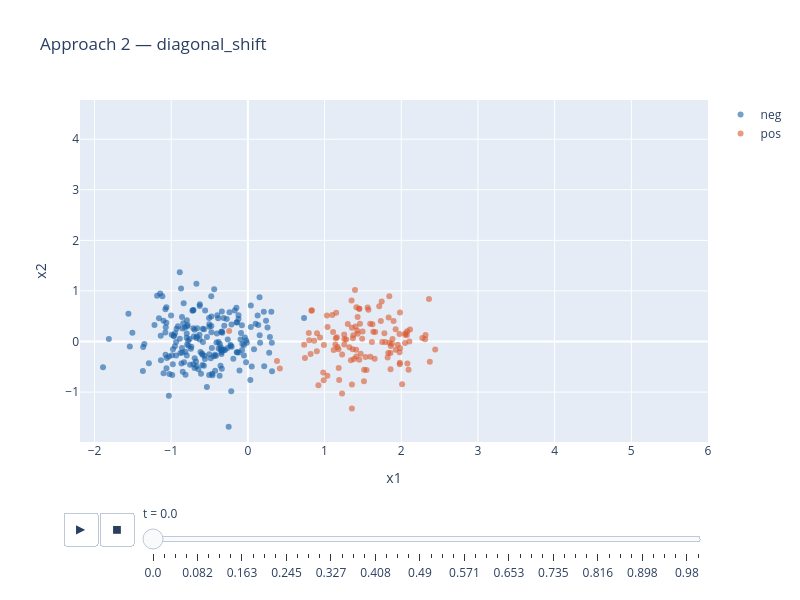

The cell this chart's notebook holds for it:
### Markdown cell above
## Approach 2 — diagonal_shift

Same setup as approach 1, but both blobs translate along `(+x1, +x2)` simultaneously (`SHIFT_RATE = 3.0` on both axes). The trained classifier's boundary drifts off in two dimensions at once.

### Code cell
plot_dataset(
    "data/diagonal_shift_labelshift_experiment/c5_s320.csv",
    "Approach 2 — diagonal_shift",
).show()

### Figure 1 — Plotly figure (JSON) as saved in the notebook; plotly's stock layout.template omitted (floating-point values rounded to 4 significant figures; data arrays with more than 128 entries replaced by an {"elided": "..."} marker saying what was removed)
{"data": [{"hovertemplate": "blob=neg<br>t_frame=0.0<br>x1=%{x}<br>x2=%{y}<extra></extra>", "legendgroup": "neg", "marker": {"color": "#185FA5", "opacity": 0.6, "size": 6, "symbol": "circle"}, "mode": "markers", "name": "neg", "orientation": "v", "showlegend": true, "type": "scatter", "x": {"elided": "201 float values"}, "xaxis": "x", "y": {"elided": "201 float values"}, "yaxis": "y"}, {"hovertemplate": "blob=pos<br>t_frame=0.0<br>x1=%{x}<br>x2=%{y}<extra></extra>", "legendgroup": "pos", "marker": {"color": "#D85A30", "opacity": 0.6, "size": 6, "symbol": "circle"}, "mode": "markers", "name": "pos", "orientation": "v", "showlegend": true, "type": "scatter", "x": [1.356, 1.16, 1.303, 1.954, 0.8338, 1.984, 2.443, 0.9915, 1.982, 2.373, 1.927, 1.431, 0.8293, 1.472, 1.835, 1.844, 1.983, 1.259, 1.752, 1.635, 1.878, 1.344, 1.101, 1.462, 0.9198, 1.031, 1.978, 1.141, 1.367, 0.3793, 1.415, 1.572, 1.324, -0.2439, 1.745, 1.282, 1.184, 1.181, 2.106, 1.146, 1.597, 2.011, 1.404, 0.9014, 2.078, 0.7441, 2.051, 1.496, 1.822, 1.37, 1.257, 2.08, 2.362, 0.7337, 1.653, 1.169, 1.831, 2.317, 1.454, 1.78, 1.352, 1.863, 0.7947, 0.9885, 1.375, 2.074, 1.86, 1.49, 1.886, 1.86, 1.66, 0.9411, 1.357, 1.929, 1.119, 1.562, 1.426, 2.114, 1.978, 1.845, 1.98, 1.151, 1.412, 1.535, 2.096, 1.433, 1.453, 1.112, 1.039, 0.8184, 1.516, 1.792, 1.037, 0.7998, 0.9826, 1.397, 1.624, 1.595, 0.8994, 1.617, 1.414, 1.384, 0.4169, 1.713, 2.311, 1.9, 1.19, 1.514, 1.357, 0.8649, 2.055, 1.734, 2.275, 2.05, 1.256, 1.229, 1.228, 1.547, 1.452], "xaxis": "x", "y": [-1.327, 0.08216, 0.3443, -0.06609, 0.619, -0.1338, -0.156, -0.06971, -0.4192, -0.4009, 0.2435, 0.4832, 0.6071, -0.2426, 0.474, 0.8942, 0.574, 0.04764, -0.007935, 0.1906, -0.04544, -0.3704, 0.5243, 0.3519, -0.8668, 0.5128, 0.1485, -0.0585, -0.1543, -0.3837, 0.6782, 0.6265, -0.113, 0.2072, 0.7888, 0.04211, -0.526, -0.1543, 0.0009891, 0.06345, -0.3024, -0.8445, 0.2974, 0.1616, 0.2029, -0.3257, 0.1334, 0.1973, -0.3168, 0.06391, -0.05968, -0.4328, 0.8405, -0.06307, -0.3403, -0.1062, -0.2287, 0.1297, 0.6481, 0.1652, 0.8112, -0.09097, 0.1668, -0.7674, 0.1259, 0.1263, -0.5482, 0.05555, 0.0519, -0.2255, 0.1855, 0.0785, -0.8515, -0.1618, -0.1687, 0.6744, 0.2113, 0.2386, -0.2131, -0.02593, -0.4488, 0.5674, -0.1605, -0.3084, -0.5586, 0.1552, -0.3588, 0.1902, 0.289, -0.2482, -0.56, -0.008291, -0.6793, 0.02282, -0.6104, 1.019, 0.3412, 0.3502, -0.1925, -0.008013, -0.2978, -0.3462, -0.5342, 0.6963, 0.04327, 0.4061, -0.7593, -0.7881, 0.272, 0.01444, 0.1617, 0.4055, 0.06772, -0.0287, 0.1408, -0.2563, -1.027, -0.5652, 0.6484], "yaxis": "y"}], "layout": {"height": 600, "legend": {"title": {"text": ""}, "tracegroupgap": 0}, "sliders": [{"active": 0, "currentvalue": {"prefix": "t = "}, "len": 0.9, "pad": {"b": 10, "t": 60}, "steps": [{"args": [["0.0"], {"frame": {"duration": 0, "redraw": false}, "fromcurrent": true, "mode": "immediate", "transition": {"duration": 0, "easing": "linear"}}], "label": "0.0", "method": "animate"}, {"args": [["0.02"], {"frame": {"duration": 0, "redraw": false}, "fromcurrent": true, "mode": "immediate", "transition": {"duration": 0, "easing": "linear"}}], "label": "0.02", "method": "animate"}, {"args": [["0.041"], {"frame": {"duration": 0, "redraw": false}, "fromcurrent": true, "mode": "immediate", "transition": {"duration": 0, "easing": "linear"}}], "label": "0.041", "method": "animate"}, {"args": [["0.061"], {"frame": {"duration": 0, "redraw": false}, "fromcurrent": true, "mode": "immediate", "transition": {"duration": 0, "easing": "linear"}}], "label": "0.061", "method": "animate"}, {"args": [["0.082"], {"frame": {"duration": 0, "redraw": false}, "fromcurrent": true, "mode": "immediate", "transition": {"duration": 0, "easing": "linear"}}], "label": "0.082", "method": "animate"}, {"args": [["0.102"], {"frame": {"duration": 0, "redraw": false}, "fromcurrent": true, "mode": "immediate", "transition": {"duration": 0, "easing": "linear"}}], "label": "0.102", "method": "animate"}, {"args": [["0.122"], {"frame": {"duration": 0, "redraw": false}, "fromcurrent": true, "mode": "immediate", "transition": {"duration": 0, "easing": "linear"}}], "label": "0.122", "method": "animate"}, {"args": [["0.143"], {"frame": {"duration": 0, "redraw": false}, "fromcurrent": true, "mode": "immediate", "transition": {"duration": 0, "easing": "linear"}}], "label": "0.143", "method": "animate"}, {"args": [["0.163"], {"frame": {"duration": 0, "redraw": false}, "fromcurrent": true, "mode": "immediate", "transition": {"duration": 0, "easing": "linear"}}], "label": "0.163", "method": "animate"}, {"args": [["0.184"], {"frame": {"duration": 0, "redraw": false}, "fromcurrent": true, "mode": "immediate", "transition": {"duration": 0, "easing": "linear"}}], "label": "0.184", "method": "animate"}, {"args": [["0.204"], {"frame": {"duration": 0, "redraw": false}, "fromcurrent": true, "mode": "immediate", "transition": {"duration": 0, "easing": "linear"}}], "label": "0.204", "method": "animate"}, {"args": [["0.224"], {"frame": {"duration": 0, "redraw": false}, "fromcurrent": true, "mode": "immediate", "transition": {"duration": 0, "easing": "linear"}}], "label": "0.224", "method": "animate"}, {"args": [["0.245"], {"frame": {"duration": 0, "redraw": false}, "fromcurrent": true, "mode": "immediate", "transition": {"duration": 0, "easing": "linear"}}], "label": "0.245", "method": "animate"}, {"args": [["0.265"], {"frame": {"duration": 0, "redraw": false}, "fromcurrent": true, "mode": "immediate", "transition": {"duration": 0, "easing": "linear"}}], "label": "0.265", "method": "animate"}, {"args": [["0.286"], {"frame": {"duration": 0, "redraw": false}, "fromcurrent": true, "mode": "immediate", "transition": {"duration": 0, "easing": "linear"}}], "label": "0.286", "method": "animate"}, {"args": [["0.306"], {"frame": {"duration": 0, "redraw": false}, "fromcurrent": true, "mode": "immediate", "transition": {"duration": 0, "easing": "linear"}}], "label": "0.306", "method": "animate"}, {"args": [["0.327"], {"frame": {"duration": 0, "redraw": false}, "fromcurrent": true, "mode": "immediate", "transition": {"duration": 0, "easing": "linear"}}], "label": "0.327", "method": "animate"}, {"args": [["0.347"], {"frame": {"duration": 0, "redraw": false}, "fromcurrent": true, "mode": "immediate", "transition": {"duration": 0, "easing": "linear"}}], "label": "0.347", "method": "animate"}, {"args": [["0.367"], {"frame": {"duration": 0, "redraw": false}, "fromcurrent": true, "mode": "immediate", "transition": {"duration": 0, "easing": "linear"}}], "label": "0.367", "method": "animate"}, {"args": [["0.388"], {"frame": {"duration": 0, "redraw": false}, "fromcurrent": true, "mode": "immediate", "transition": {"duration": 0, "easing": "linear"}}], "label": "0.388", "method": "animate"}, {"args": [["0.408"], {"frame": {"duration": 0, "redraw": false}, "fromcurrent": true, "mode": "immediate", "transition": {"duration": 0, "easing": "linear"}}], "label": "0.408", "method": "animate"}, {"args": [["0.429"], {"frame": {"duration": 0, "redraw": false}, "fromcurrent": true, "mode": "immediate", "transition": {"duration": 0, "easing": "linear"}}], "label": "0.429", "method": "animate"}, {"args": [["0.449"], {"frame": {"duration": 0, "redraw": false}, "fromcurrent": true, "mode": "immediate", "transition": {"duration": 0, "easing": "linear"}}], "label": "0.449", "method": "animate"}, {"args": [["0.469"], {"frame": {"duration": 0, "redraw": false}, "fromcurrent": true, "mode": "immediate", "transition": {"duration": 0, "easing": "linear"}}], "label": "0.469", "method": "animate"}, {"args": [["0.49"], {"frame": {"duration": 0, "redraw": false}, "fromcurrent": true, "mode": "immediate", "transition": {"duration": 0, "easing": "linear"}}], "label": "0.49", "method": "animate"}, {"args": [["0.51"], {"frame": {"duration": 0, "redraw": false}, "fromcurrent": true, "mode": "immediate", "transition": {"duration": 0, "easing": "linear"}}], "label": "0.51", "method": "animate"}, {"args": [["0.531"], {"frame": {"duration": 0, "redraw": false}, "fromcurrent": true, "mode": "immediate", "transition": {"duration": 0, "easing": "linear"}}], "label": "0.531", "method": "animate"}, {"args": [["0.551"], {"frame": {"duration": 0, "redraw": false}, "fromcurrent": true, "mode": "immediate", "transition": {"duration": 0, "easing": "linear"}}], "label": "0.551", "method": "animate"}, {"args": [["0.571"], {"frame": {"duration": 0, "redraw": false}, "fromcurrent": true, "mode": "immediate", "transition": {"duration": 0, "easing": "linear"}}], "label": "0.571", "method": "animate"}, {"args": [["0.592"], {"frame": {"duration": 0, "redraw": false}, "fromcurrent": true, "mode": "immediate", "transition": {"duration": 0, "easing": "linear"}}], "label": "0.592", "method": "animate"}, {"args": [["0.612"], {"frame": {"duration": 0, "redraw": false}, "fromcurrent": true, "mode": "immediate", "transition": {"duration": 0, "easing": "linear"}}], "label": "0.612", "method": "animate"}, {"args": [["0.633"], {"frame": {"duration": 0, "redraw": false}, "fromcurrent": true, "mode": "immediate", "transition": {"duration": 0, "easing": "linear"}}], "label": "0.633", "method": "animate"}, {"args": [["0.653"], {"frame": {"duration": 0, "redraw": false}, "fromcurrent": true, "mode": "immediate", "transition": {"duration": 0, "easing": "linear"}}], "label": "0.653", "method": "animate"}, {"args": [["0.673"], {"frame": {"duration": 0, "redraw": false}, "fromcurrent": true, "mode": "immediate", "transition": {"duration": 0, "easing": "linear"}}], "label": "0.673", "method": "animate"}, {"args": [["0.694"], {"frame": {"duration": 0, "redraw": false}, "fromcurrent": true, "mode": "immediate", "transition": {"duration": 0, "easing": "linear"}}], "label": "0.694", "method": "animate"}, {"args": [["0.714"], {"frame": {"duration": 0, "redraw": false}, "fromcurrent": true, "mode": "immediate", "transition": {"duration": 0, "easing": "linear"}}], "label": "0.714", "method": "animate"}, {"args": [["0.735"], {"frame": {"duration": 0, "redraw": false}, "fromcurrent": true, "mode": "immediate", "transition": {"duration": 0, "easing": "linear"}}], "label": "0.735", "method": "animate"}, {"args": [["0.755"], {"frame": {"duration": 0, "redraw": false}, "fromcurrent": true, "mode": "immediate", "transition": {"duration": 0, "easing": "linear"}}], "label": "0.755", "method": "animate"}, {"args": [["0.776"], {"frame": {"duration": 0, "redraw": false}, "fromcurrent": true, "mode": "immediate", "transition": {"duration": 0, "easing": "linear"}}], "label": "0.776", "method": "animate"}, {"args": [["0.796"], {"frame": {"duration": 0, "redraw": false}, "fromcurrent": true, "mode": "immediate", "transition": {"duration": 0, "easing": "linear"}}], "label": "0.796", "method": "animate"}, {"args": [["0.816"], {"frame": {"duration": 0, "redraw": false}, "fromcurrent": true, "mode": "immediate", "transition": {"duration": 0, "easing": "linear"}}], "label": "0.816", "method": "animate"}, {"args": [["0.837"], {"frame": {"duration": 0, "redraw": false}, "fromcurrent": true, "mode": "immediate", "transition": {"duration": 0, "easing": "linear"}}], "label": "0.837", "method": "animate"}, {"args": [["0.857"], {"frame": {"duration": 0, "redraw": false}, "fromcurrent": true, "mode": "immediate", "transition": {"duration": 0, "easing": "linear"}}], "label": "0.857", "method": "animate"}, {"args": [["0.878"], {"frame": {"duration": 0, "redraw": false}, "fromcurrent": true, "mode": "immediate", "transition": {"duration": 0, "easing": "linear"}}], "label": "0.878", "method": "animate"}, {"args": [["0.898"], {"frame": {"duration": 0, "redraw": false}, "fromcurrent": true, "mode": "immediate", "transition": {"duration": 0, "easing": "linear"}}], "label": "0.898", "method": "animate"}, {"args": [["0.918"], {"frame": {"duration": 0, "redraw": false}, "fromcurrent": true, "mode": "immediate", "transition": {"duration": 0, "easing": "linear"}}], "label": "0.918", "method": "animate"}, {"args": [["0.939"], {"frame": {"duration": 0, "redraw": false}, "fromcurrent": true, "mode": "immediate", "transition": {"duration": 0, "easing": "linear"}}], "label": "0.939", "method": "animate"}, {"args": [["0.959"], {"frame": {"duration": 0, "redraw": false}, "fromcurrent": true, "mode": "immediate", "transition": {"duration": 0, "easing": "linear"}}], "label": "0.959", "method": "animate"}, {"args": [["0.98"], {"frame": {"duration": 0, "redraw": false}, "fromcurrent": true, "mode": "immediate", "transition": {"duration": 0, "easing": "linear"}}], "label": "0.98", "method": "animate"}, {"args": [["1.0"], {"frame": {"duration": 0, "redraw": false}, "fromcurrent": true, "mode": "immediate", "transition": {"duration": 0, "easing": "linear"}}], "label": "1.0", "method": "animate"}], "x": 0.1, "xanchor": "left", "y": 0, "yanchor": "top"}], "title": {"text": "Approach 2 — diagonal_shift"}, "updatemenus": [{"buttons": [{"args": [null, {"frame": {"duration": 500, "redraw": false}, "fromcurrent": true, "mode": "immediate", "transition": {"duration": 500, "easing": "linear"}}], "label": "&#9654;", "method": "animate"}, {"args": [[null], {"frame": {"duration": 0, "redraw": false}, "fromcurrent": true, "mode": "immediate", "transition": {"duration": 0, "easing": "linear"}}], "label": "&#9724;", "method": "animate"}], "direction": "left", "pad": {"r": 10, "t": 70}, "showactive": false, "type": "buttons", "x": 0.1, "xanchor": "right", "y": 0, "yanchor": "top"}], "width": 800, "xaxis": {"anchor": "y", "domain": [0, 1], "range": [-2.189, 6.0], "title": {"text": "x1"}}, "yaxis": {"anchor": "x", "domain": [0, 1], "range": [-1.987, 4.775], "title": {"text": "x2"}}}}
